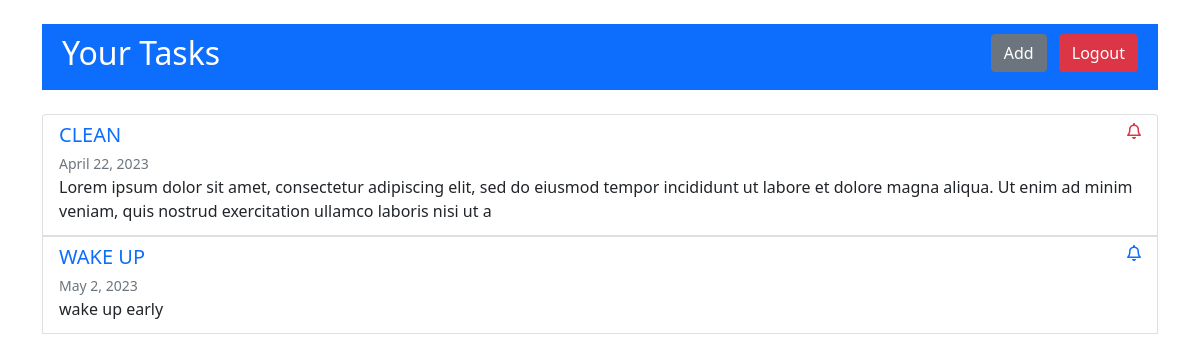
Screenshot of / (signed in) with the database file from the repository.
### tasktracker/models.py (models this page shows, shortened)
class Task(models.Model):
    account = models.ForeignKey(Account, null=True, on_delete=models.CASCADE)
    task_name = models.CharField(max_length=200, null=False)
    task_description = models.CharField(max_length=200, null=False)
    task_date = models.DateField()
    date_reached = models.BooleanField(default=False, null=True)
    created = models.DateTimeField(auto_now_add=True)

### tasktracker/views.py (the view)
# urls.py: path('', views.home, name="home"),
def home(request):
    if request.user.is_authenticated:
        form = TaskForm()
        tasks = Task.objects.filter(account=request.user.account)
        today = datetime.now().date() # .strftime('%Y-%m-%d')
        for task in tasks:
            if today > task.task_date:
                task.date_reached = True
        if len(tasks) > 0:
            avail = True
        else:
            avail = False
        context = {'form': form, 'tasks': tasks, 'avail': avail}
        return render(request, 'tasktracker/task.html', context)
    else:
        return redirect('login')

### tasktracker/templates/tasktracker/task.html (shortened to what this page needs)
<!DOCTYPE html>
<html lang="en">
<head>
    {% load static %}
    <link rel="stylesheet" href="https://cdnjs.cloudflare.com/ajax/libs/font-awesome/6.4.0/css/all.min.css">
    <link href="https://cdn.jsdelivr.net/npm/bootstrap@5.0.2/dist/css/bootstrap.min.css" rel="stylesheet">
    <link rel="stylesheet" href="{% static 'css/task.css' %}">
</head>
<body>
    <div class="container mt-4">
        <div class=" mb-4">
            <div class="my-header bg-primary text-white">
                <h2>Your Tasks</h2>
                <div>
                    <button type="button" class="btn btn-secondary mx-2" data-bs-toggle="modal" data-bs-target="#task-modal" data-bs-whatever="@mdo">Add</button>
                    <a href="{% url 'logout' %}" class="btn btn-danger">Logout</a>
                </div>
            </div>
        </div>
        <div class="list-group mt-2">
            {% if avail %}
                {% for task in tasks %}
                    <a class="list-group-item list-group-item-action flex-column align-items-start" data-bs-toggle="offcanvas" href="#task-preview-{{ task.id}}" role="button" aria-controls="task-preview">
                        <div class="d-flex w-100 justify-content-between">
                            <h5 class="text-primary mb-1" style="text-transform: uppercase;">{{ task.task_name }}</h5>
                            {% if task.date_reached %}
                                <i class="fa-sharp fa-regular fa-bell text-danger"></i>
                            {% else %}
                                <i class="fa-sharp fa-regular fa-bell text-primary"></i>
                            {% endif %}
                        </div>
                        <small class="text-secondary">{{ task.task_date }}</small>
                        <p class="mb-1">{{ task.task_description }}</p>
                    </a>
                {% endfor %}
            {% else %}
                <div class="container">
                    <h1 class="lead">No Tasks available...</h1>
                </div>
            {% endif %}
        </div>
    </div>
</body>
</html>

### static/css/task.css (style rules this page uses)
.my-header { display: flex; flex-direction: row; justify-content: space-between; padding: 10px 20px; }
a { text-decoration: none; }

### rows the page displays
Task: task_name "CLEAN", date_reached False (drawn), task_date "April 22, 2023", task_description "Lorem ipsum dolor sit amet, consectetur adipiscing elit, sed do eiusmod tempor incididunt ut labore et dolore magna aliqua. Ut enim ad minim veniam, quis nostrud exercitation ullamco laboris nisi ut a"
Task: task_name "WAKE UP", date_reached False (drawn), task_date "May 2, 2023", task_description "wake up early"
